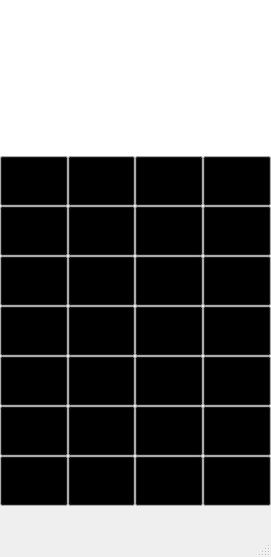
<?xml version="1.0" encoding="UTF-8"?>
<ui version="4.0">
 <class>MainWindow</class>
 <widget class="QMainWindow" name="MainWindow">
  <property name="enabled">
   <bool>true</bool>
  </property>
  <property name="geometry">
   <rect>
    <x>0</x>
    <y>0</y>
    <width>271</width>
    <height>557</height>
   </rect>
  </property>
  <property name="sizePolicy">
   <sizepolicy hsizetype="Fixed" vsizetype="Fixed">
    <horstretch>0</horstretch>
    <verstretch>0</verstretch>
   </sizepolicy>
  </property>
  <property name="minimumSize">
   <size>
    <width>271</width>
    <height>557</height>
   </size>
  </property>
  <property name="maximumSize">
   <size>
    <width>271</width>
    <height>557</height>
   </size>
  </property>
  <property name="palette">
   <palette>
    <active>
     <colorrole role="WindowText">
      <brush brushstyle="SolidPattern">
       <color alpha="255">
        <red>255</red>
        <green>255</green>
        <blue>255</blue>
       </color>
      </brush>
     </colorrole>
     <colorrole role="Button">
      <brush brushstyle="SolidPattern">
       <color alpha="255">
        <red>0</red>
        <green>0</green>
        <blue>0</blue>
       </color>
      </brush>
     </colorrole>
     <colorrole role="Text">
      <brush brushstyle="SolidPattern">
       <color alpha="255">
        <red>0</red>
        <green>0</green>
        <blue>0</blue>
       </color>
      </brush>
     </colorrole>
     <colorrole role="PlaceholderText">
      <brush brushstyle="SolidPattern">
       <color alpha="128">
        <red>0</red>
        <green>0</green>
        <blue>0</blue>
       </color>
      </brush>
     </colorrole>
    </active>
    <inactive>
     <colorrole role="WindowText">
      <brush brushstyle="SolidPattern">
       <color alpha="255">
        <red>255</red>
        <green>255</green>
        <blue>255</blue>
       </color>
      </brush>
     </colorrole>
     <colorrole role="Button">
      <brush brushstyle="SolidPattern">
       <color alpha="255">
        <red>0</red>
        <green>0</green>
        <blue>0</blue>
       </color>
      </brush>
     </colorrole>
     <colorrole role="Text">
      <brush brushstyle="SolidPattern">
       <color alpha="255">
        <red>0</red>
        <green>0</green>
        <blue>0</blue>
       </color>
      </brush>
     </colorrole>
     <colorrole role="PlaceholderText">
      <brush brushstyle="SolidPattern">
       <color alpha="128">
        <red>0</red>
        <green>0</green>
        <blue>0</blue>
       </color>
      </brush>
     </colorrole>
    </inactive>
    <disabled>
     <colorrole role="WindowText">
      <brush brushstyle="SolidPattern">
       <color alpha="255">
        <red>120</red>
        <green>120</green>
        <blue>120</blue>
       </color>
      </brush>
     </colorrole>
     <colorrole role="Button">
      <brush brushstyle="SolidPattern">
       <color alpha="255">
        <red>0</red>
        <green>0</green>
        <blue>0</blue>
       </color>
      </brush>
     </colorrole>
     <colorrole role="Text">
      <brush brushstyle="SolidPattern">
       <color alpha="255">
        <red>120</red>
        <green>120</green>
        <blue>120</blue>
       </color>
      </brush>
     </colorrole>
     <colorrole role="PlaceholderText">
      <brush brushstyle="SolidPattern">
       <color alpha="128">
        <red>0</red>
        <green>0</green>
        <blue>0</blue>
       </color>
      </brush>
     </colorrole>
    </disabled>
   </palette>
  </property>
  <property name="windowTitle">
   <string>Calculator</string>
  </property>
  <property name="windowIcon">
   <iconset>
    <normaloff>image/calculator-flat.png</normaloff>image/calculator-flat.png</iconset>
  </property>
  <widget class="QWidget" name="centralwidget">
   <widget class="QWidget" name="verticalLayoutWidget_2">
    <property name="geometry">
     <rect>
      <x>0</x>
      <y>0</y>
      <width>271</width>
      <height>506</height>
     </rect>
    </property>
    <layout class="QVBoxLayout" name="verticalLayout_Main" stretch="0,2,2,2,2,2,2">
     <property name="spacing">
      <number>0</number>
     </property>
     <property name="sizeConstraint">
      <enum>QLayout::SetMinimumSize</enum>
     </property>
     <item>
      <layout class="QVBoxLayout" name="verticalLayout_ShowingInput" stretch="2,2,0">
       <property name="spacing">
        <number>0</number>
       </property>
       <property name="topMargin">
        <number>0</number>
       </property>
       <item>
        <widget class="QPlainTextEdit" name="plainTextEdit_show">
         <property name="enabled">
          <bool>true</bool>
         </property>
         <property name="font">
          <font>
           <family>Times New Roman</family>
           <pointsize>10</pointsize>
          </font>
         </property>
         <property name="frameShape">
          <enum>QFrame::NoFrame</enum>
         </property>
         <property name="frameShadow">
          <enum>QFrame::Raised</enum>
         </property>
         <property name="readOnly">
          <bool>true</bool>
         </property>
         <property name="plainText">
          <string/>
         </property>
        </widget>
       </item>
       <item>
        <widget class="QPlainTextEdit" name="plainTextEdit_enter">
         <property name="font">
          <font>
           <family>Times New Roman</family>
           <pointsize>10</pointsize>
          </font>
         </property>
         <property name="contextMenuPolicy">
          <enum>Qt::DefaultContextMenu</enum>
         </property>
         <property name="frameShape">
          <enum>QFrame::NoFrame</enum>
         </property>
        </widget>
       </item>
       <item>
        <layout class="QHBoxLayout" name="horizontalLayout_8" stretch="0,0,0,0">
         <property name="spacing">
          <number>0</number>
         </property>
         <property name="sizeConstraint">
          <enum>QLayout::SetMaximumSize</enum>
         </property>
         <item>
          <widget class="QPushButton" name="pushButton_history">
           <property name="minimumSize">
            <size>
             <width>50</width>
             <height>50</height>
            </size>
           </property>
           <property name="font">
            <font>
             <family>Times New Roman</family>
             <pointsize>14</pointsize>
            </font>
           </property>
           <property name="text">
            <string>History</string>
           </property>
          </widget>
         </item>
         <item>
          <widget class="QPushButton" name="pushButton_leftBracket">
           <property name="minimumSize">
            <size>
             <width>50</width>
             <height>50</height>
            </size>
           </property>
           <property name="font">
            <font>
             <family>Times New Roman</family>
             <pointsize>14</pointsize>
            </font>
           </property>
           <property name="text">
            <string>(</string>
           </property>
          </widget>
         </item>
         <item>
          <widget class="QPushButton" name="pushButton_rightBracket">
           <property name="minimumSize">
            <size>
             <width>50</width>
             <height>50</height>
            </size>
           </property>
           <property name="font">
            <font>
             <family>Times New Roman</family>
             <pointsize>14</pointsize>
            </font>
           </property>
           <property name="text">
            <string>)</string>
           </property>
          </widget>
         </item>
         <item>
          <widget class="QPushButton" name="pushButton_clearAll">
           <property name="minimumSize">
            <size>
             <width>50</width>
             <height>50</height>
            </size>
           </property>
           <property name="font">
            <font>
             <family>Times New Roman</family>
             <pointsize>14</pointsize>
            </font>
           </property>
           <property name="text">
            <string>C</string>
           </property>
          </widget>
         </item>
        </layout>
       </item>
      </layout>
     </item>
     <item>
      <layout class="QHBoxLayout" name="horizontalLayout_2">
       <property name="spacing">
        <number>0</number>
       </property>
       <item>
        <widget class="QPushButton" name="pushButton_ln">
         <property name="minimumSize">
          <size>
           <width>50</width>
           <height>50</height>
          </size>
         </property>
         <property name="palette">
          <palette>
           <active>
            <colorrole role="WindowText">
             <brush brushstyle="SolidPattern">
              <color alpha="255">
               <red>255</red>
               <green>255</green>
               <blue>255</blue>
              </color>
             </brush>
            </colorrole>
           </active>
           <inactive>
            <colorrole role="WindowText">
             <brush brushstyle="SolidPattern">
              <color alpha="255">
               <red>255</red>
               <green>255</green>
               <blue>255</blue>
              </color>
             </brush>
            </colorrole>
           </inactive>
           <disabled>
            <colorrole role="WindowText">
             <brush brushstyle="SolidPattern">
              <color alpha="255">
               <red>120</red>
               <green>120</green>
               <blue>120</blue>
              </color>
             </brush>
            </colorrole>
           </disabled>
          </palette>
         </property>
         <property name="font">
          <font>
           <family>Times New Roman</family>
           <pointsize>14</pointsize>
          </font>
         </property>
         <property name="text">
          <string>ln</string>
         </property>
        </widget>
       </item>
       <item>
        <widget class="QPushButton" name="pushButton_exp">
         <property name="minimumSize">
          <size>
           <width>50</width>
           <height>50</height>
          </size>
         </property>
         <property name="font">
          <font>
           <family>Times New Roman</family>
           <pointsize>14</pointsize>
          </font>
         </property>
         <property name="text">
          <string>exp</string>
         </property>
        </widget>
       </item>
       <item>
        <widget class="QPushButton" name="pushButton_power">
         <property name="minimumSize">
          <size>
           <width>50</width>
           <height>50</height>
          </size>
         </property>
         <property name="font">
          <font>
           <family>Times New Roman</family>
           <pointsize>14</pointsize>
          </font>
         </property>
         <property name="text">
          <string>power</string>
         </property>
        </widget>
       </item>
       <item>
        <widget class="QPushButton" name="pushButton_clearOneLetter">
         <property name="minimumSize">
          <size>
           <width>50</width>
           <height>50</height>
          </size>
         </property>
         <property name="font">
          <font>
           <family>Times New Roman</family>
           <pointsize>14</pointsize>
          </font>
         </property>
         <property name="text">
          <string>&lt;</string>
         </property>
        </widget>
       </item>
      </layout>
     </item>
     <item>
      <layout class="QHBoxLayout" name="horizontalLayout_5">
       <item>
        <layout class="QHBoxLayout" name="horizontalLayout_3" stretch="0,0,0,0">
         <property name="spacing">
          <number>0</number>
         </property>
         <property name="sizeConstraint">
          <enum>QLayout::SetMaximumSize</enum>
         </property>
         <property name="leftMargin">
          <number>0</number>
         </property>
         <property name="bottomMargin">
          <number>0</number>
         </property>
         <item>
          <widget class="QPushButton" name="pushButton_cos">
           <property name="minimumSize">
            <size>
             <width>50</width>
             <height>50</height>
            </size>
           </property>
           <property name="font">
            <font>
             <family>Times New Roman</family>
             <pointsize>14</pointsize>
            </font>
           </property>
           <property name="text">
            <string>cos</string>
           </property>
           <property name="autoRepeat">
            <bool>false</bool>
           </property>
          </widget>
         </item>
         <item>
          <widget class="QPushButton" name="pushButton_sin">
           <property name="minimumSize">
            <size>
             <width>50</width>
             <height>50</height>
            </size>
           </property>
           <property name="font">
            <font>
             <family>Times New Roman</family>
             <pointsize>14</pointsize>
            </font>
           </property>
           <property name="text">
            <string>sin</string>
           </property>
           <property name="autoRepeat">
            <bool>false</bool>
           </property>
          </widget>
         </item>
         <item>
          <widget class="QPushButton" name="pushButton_tan">
           <property name="minimumSize">
            <size>
             <width>50</width>
             <height>50</height>
            </size>
           </property>
           <property name="font">
            <font>
             <family>Times New Roman</family>
             <pointsize>14</pointsize>
            </font>
           </property>
           <property name="text">
            <string>tan</string>
           </property>
           <property name="autoRepeat">
            <bool>false</bool>
           </property>
          </widget>
         </item>
         <item>
          <widget class="QPushButton" name="pushButton_divide">
           <property name="minimumSize">
            <size>
             <width>50</width>
             <height>50</height>
            </size>
           </property>
           <property name="font">
            <font>
             <family>Times New Roman</family>
             <pointsize>14</pointsize>
            </font>
           </property>
           <property name="text">
            <string>/</string>
           </property>
           <property name="autoRepeat">
            <bool>false</bool>
           </property>
          </widget>
         </item>
        </layout>
       </item>
      </layout>
     </item>
     <item>
      <layout class="QHBoxLayout" name="horizontalLayout_6">
       <property name="spacing">
        <number>0</number>
       </property>
       <item>
        <widget class="QPushButton" name="pushButton_7">
         <property name="minimumSize">
          <size>
           <width>50</width>
           <height>50</height>
          </size>
         </property>
         <property name="font">
          <font>
           <family>Times New Roman</family>
           <pointsize>14</pointsize>
          </font>
         </property>
         <property name="text">
          <string>7</string>
         </property>
        </widget>
       </item>
       <item>
        <widget class="QPushButton" name="pushButton_8">
         <property name="minimumSize">
          <size>
           <width>50</width>
           <height>50</height>
          </size>
         </property>
         <property name="font">
          <font>
           <family>Times New Roman</family>
           <pointsize>14</pointsize>
          </font>
         </property>
         <property name="text">
          <string>8</string>
         </property>
        </widget>
       </item>
       <item>
        <widget class="QPushButton" name="pushButton_9">
         <property name="minimumSize">
          <size>
           <width>50</width>
           <height>50</height>
          </size>
         </property>
         <property name="font">
          <font>
           <family>Times New Roman</family>
           <pointsize>14</pointsize>
          </font>
         </property>
         <property name="text">
          <string>9</string>
         </property>
        </widget>
       </item>
       <item>
        <widget class="QPushButton" name="pushButton_multiply">
         <property name="minimumSize">
          <size>
           <width>50</width>
           <height>50</height>
          </size>
         </property>
         <property name="font">
          <font>
           <family>Times New Roman</family>
           <pointsize>14</pointsize>
          </font>
         </property>
         <property name="text">
          <string>*</string>
         </property>
        </widget>
       </item>
      </layout>
     </item>
     <item>
      <layout class="QHBoxLayout" name="horizontalLayout_7">
       <property name="spacing">
        <number>0</number>
       </property>
       <item>
        <widget class="QPushButton" name="pushButton_4">
         <property name="minimumSize">
          <size>
           <width>50</width>
           <height>50</height>
          </size>
         </property>
         <property name="font">
          <font>
           <family>Times New Roman</family>
           <pointsize>14</pointsize>
          </font>
         </property>
         <property name="text">
          <string>4</string>
         </property>
        </widget>
       </item>
       <item>
        <widget class="QPushButton" name="pushButton_5">
         <property name="minimumSize">
          <size>
           <width>50</width>
           <height>50</height>
          </size>
         </property>
         <property name="font">
          <font>
           <family>Times New Roman</family>
           <pointsize>14</pointsize>
          </font>
         </property>
         <property name="text">
          <string>5</string>
         </property>
        </widget>
       </item>
       <item>
        <widget class="QPushButton" name="pushButton_6">
         <property name="minimumSize">
          <size>
           <width>50</width>
           <height>50</height>
          </size>
         </property>
         <property name="font">
          <font>
           <family>Times New Roman</family>
           <pointsize>14</pointsize>
          </font>
         </property>
         <property name="text">
          <string>6</string>
         </property>
        </widget>
       </item>
       <item>
        <widget class="QPushButton" name="pushButton_subtract">
         <property name="minimumSize">
          <size>
           <width>50</width>
           <height>50</height>
          </size>
         </property>
         <property name="font">
          <font>
           <family>Times New Roman</family>
           <pointsize>14</pointsize>
          </font>
         </property>
         <property name="text">
          <string>-</string>
         </property>
        </widget>
       </item>
      </layout>
     </item>
     <item>
      <layout class="QHBoxLayout" name="horizontalLayout_4">
       <property name="spacing">
        <number>0</number>
       </property>
       <item>
        <widget class="QPushButton" name="pushButton_1">
         <property name="minimumSize">
          <size>
           <width>50</width>
           <height>50</height>
          </size>
         </property>
         <property name="font">
          <font>
           <family>Times New Roman</family>
           <pointsize>14</pointsize>
          </font>
         </property>
         <property name="text">
          <string>1</string>
         </property>
        </widget>
       </item>
       <item>
        <widget class="QPushButton" name="pushButton_2">
         <property name="minimumSize">
          <size>
           <width>50</width>
           <height>50</height>
          </size>
         </property>
         <property name="font">
          <font>
           <family>Times New Roman</family>
           <pointsize>14</pointsize>
          </font>
         </property>
         <property name="text">
          <string>2</string>
         </property>
        </widget>
       </item>
       <item>
        <widget class="QPushButton" name="pushButton_3">
         <property name="minimumSize">
          <size>
           <width>50</width>
           <height>50</height>
          </size>
         </property>
         <property name="font">
          <font>
           <family>Times New Roman</family>
           <pointsize>14</pointsize>
          </font>
         </property>
         <property name="text">
          <string>3</string>
         </property>
        </widget>
       </item>
       <item>
        <widget class="QPushButton" name="pushButton_add">
         <property name="minimumSize">
          <size>
           <width>50</width>
           <height>50</height>
          </size>
         </property>
         <property name="font">
          <font>
           <family>Times New Roman</family>
           <pointsize>14</pointsize>
          </font>
         </property>
         <property name="text">
          <string>+</string>
         </property>
        </widget>
       </item>
      </layout>
     </item>
     <item>
      <layout class="QHBoxLayout" name="horizontalLayout">
       <property name="spacing">
        <number>0</number>
       </property>
       <item>
        <widget class="QPushButton" name="pushButton_changeOcthorpe">
         <property name="minimumSize">
          <size>
           <width>50</width>
           <height>50</height>
          </size>
         </property>
         <property name="font">
          <font>
           <family>Times New Roman</family>
           <pointsize>14</pointsize>
          </font>
         </property>
         <property name="text">
          <string>+/-</string>
         </property>
        </widget>
       </item>
       <item>
        <widget class="QPushButton" name="pushButton_0">
         <property name="minimumSize">
          <size>
           <width>50</width>
           <height>50</height>
          </size>
         </property>
         <property name="font">
          <font>
           <family>Times New Roman</family>
           <pointsize>14</pointsize>
          </font>
         </property>
         <property name="text">
          <string>0</string>
         </property>
        </widget>
       </item>
       <item>
        <widget class="QPushButton" name="pushButton_point">
         <property name="minimumSize">
          <size>
           <width>50</width>
           <height>50</height>
          </size>
         </property>
         <property name="font">
          <font>
           <family>Times New Roman</family>
           <pointsize>14</pointsize>
          </font>
         </property>
         <property name="text">
          <string>.</string>
         </property>
        </widget>
       </item>
       <item>
        <widget class="QPushButton" name="pushButton_equal">
         <property name="minimumSize">
          <size>
           <width>50</width>
           <height>50</height>
          </size>
         </property>
         <property name="font">
          <font>
           <family>Times New Roman</family>
           <pointsize>14</pointsize>
          </font>
         </property>
         <property name="text">
          <string>=</string>
         </property>
        </widget>
       </item>
      </layout>
     </item>
    </layout>
   </widget>
  </widget>
  <widget class="QMenuBar" name="menubar">
   <property name="geometry">
    <rect>
     <x>0</x>
     <y>0</y>
     <width>271</width>
     <height>21</height>
    </rect>
   </property>
  </widget>
  <widget class="QStatusBar" name="statusbar"/>
 </widget>
 <resources/>
 <connections/>
</ui>
